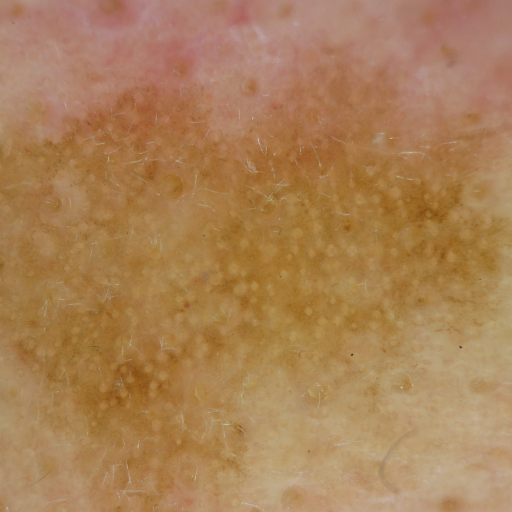
#> input picture dermato/media/user_id_33_20230611_091006.jpg, 1024 x 1024 px (shown at 1/2 size)
$ python -i process_image.py   (imports and definitions only)
#> lines starting #> are read from the running program, lines starting #| are printed output that depends on the picture
import os
import matplotlib.pyplot as plt
import numpy as np
import pickle
from skimage.io import imread
from skimage.transform import resize
from sklearn.model_selection import train_test_split
from sklearn.model_selection import GridSearchCV
from sklearn.svm import SVC
from sklearn.metrics import accuracy_score
import operator as op
from collections import Counter


def SvmPredictor_I(image_path):
#> called with image_path = '../media/user_id_33_20230611_091006.jpg'
    data = []
    image = imread(image_path)
#> image is the input picture: shape (1024, 1024, 3); mean R, G, B 169.9, 128.3, 85.8
    img = resize(image, (224, 224))
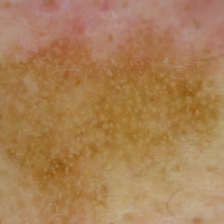
#> img: shape (224, 224, 3) float64; mean R, G, B 0.666, 0.503, 0.337
    data.append(img.flatten())
    data = np.asarray(data)

    predictions = []
    # accuracy score moyen de SvmPredictor_I = 79.28 %
#> (the run stopped early here; a loop or call above may not have finished)

$ run again, on dermato/media/user_id_33_20230613_125821.jpg
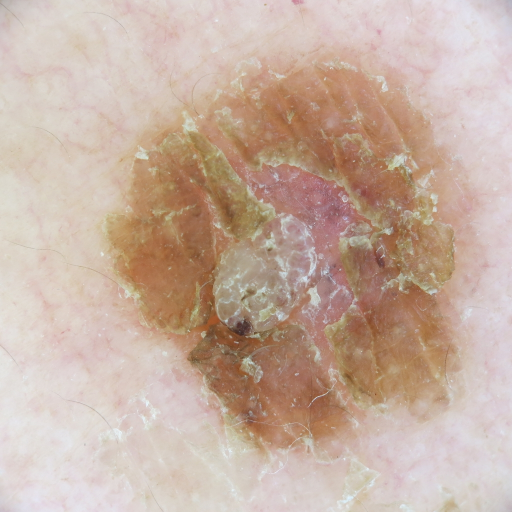
#> input picture dermato/media/user_id_33_20230613_125821.jpg, 1024 x 1024 px (shown at 1/2 size)
#> in SvmPredictor_I, image is the input picture: shape (1024, 1024, 3); mean R, G, B 198.8, 175.8, 161.8
#> in SvmPredictor_I, `img = resize(image, (224, 224))`:
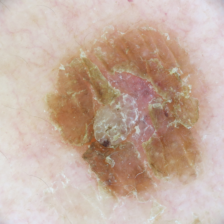
#> img: shape (224, 224, 3) float64; mean R, G, B 0.78, 0.689, 0.634

$ run again, on dermato/media/user_id_33_20230613_130807.jpg
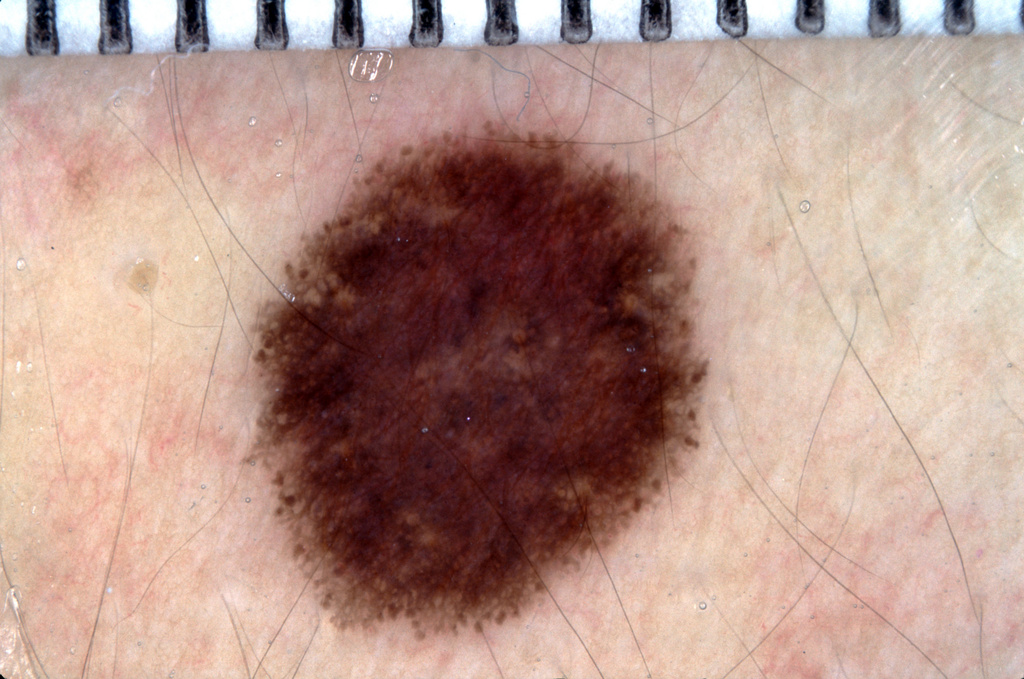
#> input picture dermato/media/user_id_33_20230613_130807.jpg, 1024 x 679 px
#> in SvmPredictor_I, image is the input picture: shape (679, 1024, 3); mean R, G, B 181.9, 149.4, 138.9
#> in SvmPredictor_I, `img = resize(image, (224, 224))`:
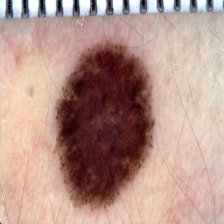
#> img: shape (224, 224, 3) float64; mean R, G, B 0.713, 0.586, 0.545

$ run again, on dermato/media/user_id_33_20230613_145552.jpg
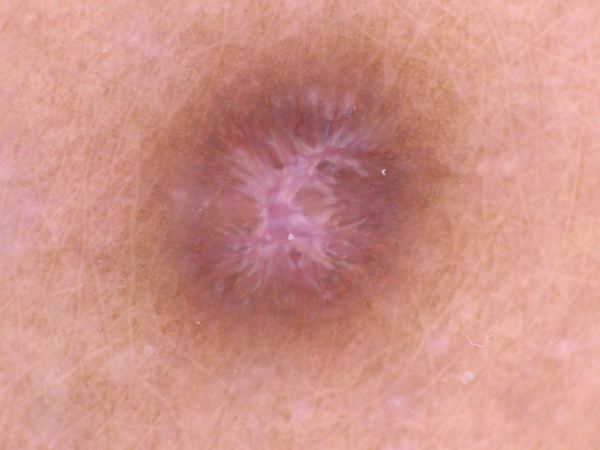
#> input picture dermato/media/user_id_33_20230613_145552.jpg, 600 x 450 px
#> in SvmPredictor_I, image is the input picture: shape (450, 600, 3); mean R, G, B 206.6, 146.6, 136.6
#> in SvmPredictor_I, `img = resize(image, (224, 224))`:
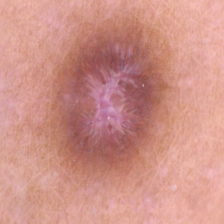
#> img: shape (224, 224, 3) float64; mean R, G, B 0.81, 0.575, 0.536
